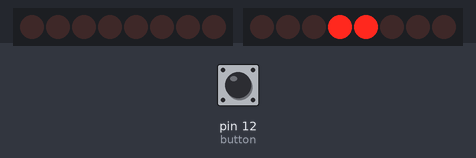
Bench run of a sketch on a simulated Arduino Uno, built with avr-gcc and run on an emulated ATmega328P. On the bench: 2 × 8 shift-register outputs drawn as a row of LEDs (first output left, lit = HIGH). Wiring (inferred from the names in the program): 2 × shift register (74HC595): data pin 3, shift clock pin 2, latch pin 7 / data pin 6, shift clock pin 5, latch pin 4. Wiring (inferred from the signals the program sends): 2 × row of LEDs: on Q0, Q1, Q2, Q3, Q4, Q5, Q6, Q7 / on Q0, Q1, Q2, Q3, Q4, Q5, Q6, Q7. The test bench sets the inputs (shaded band); at power-on: pin 12 (button) HIGH.

Above: at 1.25 s.
1.3 s: pin 12 (button) pulled LOW for 0.15 s
At 1.63 s:
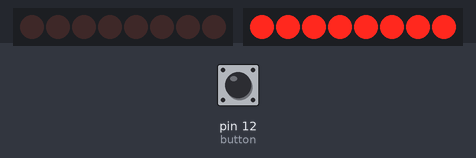
3.3 s: pin 12 (button) pulled LOW for 3.2 s
At 3.46 s:
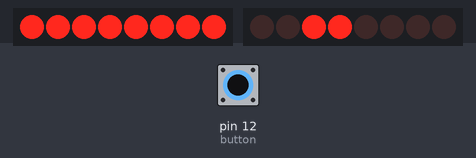
8.0 s: pin 12 (button) pulled LOW for 1 s
At 8.65 s:
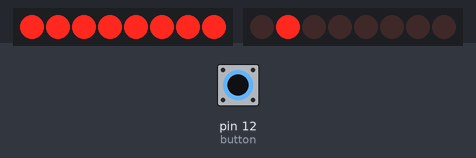
12.0 s: pin 12 (button) pulled LOW for 0.15 s
At 12.12 s:
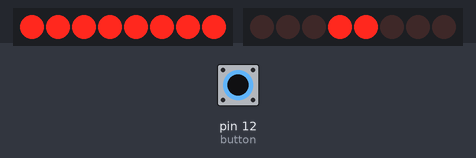
14.0 s: pin 12 (button) pulled LOW for 1 s
At 14.73 s:
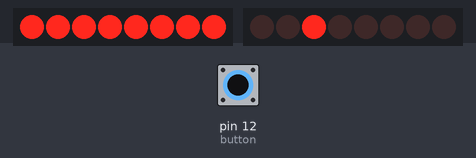
16.5 s: pin 12 (button) pulsed LOW 5 times (0.12 s each, 0.3 s apart)
At 17.89 s:
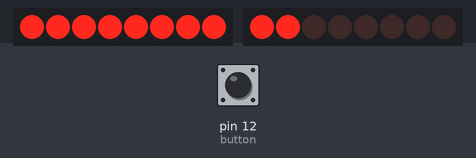
Timing chart, 0 to 20.5 s (numbered marks = the images above; inputs shaded):
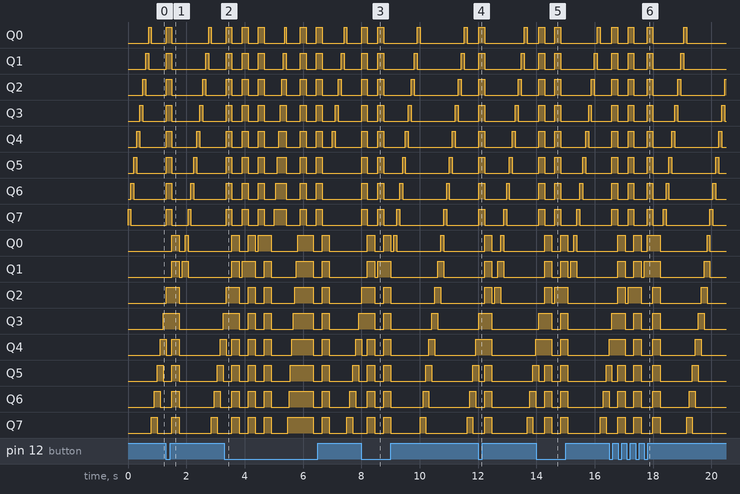

The sketch:

sketch_jun12a.ino
```cpp
#define shift_data 3
#define shift_clk 2
#define st_reg_clk 4
#define shift_data_2 6
#define shift_clk_2  5
#define st_reg_clk_2 7
#define button 12


byte leds ;
byte leds2 ;
int speed = 100;


void game_mode(int speed);
void update_Storage_register();
void chasing_led();
void winner_mode();
void lose_mode();


void setup() {
  pinMode(shift_data, OUTPUT);
  pinMode(shift_clk, OUTPUT);
  pinMode(st_reg_clk, OUTPUT);
  pinMode(shift_data_2, OUTPUT);
  pinMode(shift_clk_2, OUTPUT);
  pinMode(st_reg_clk_2, OUTPUT);
  pinMode(button, INPUT);

}

void loop() {
  game_mode(speed);

 }

void update_Storage_register(){
  shiftOut(shift_data, shift_clk, LSBFIRST, leds);
  digitalWrite(st_reg_clk, LOW);
  digitalWrite(st_reg_clk, HIGH);
  digitalWrite(st_reg_clk, LOW);
  shiftOut(shift_data_2, shift_clk_2, LSBFIRST, leds2);
  digitalWrite(st_reg_clk_2, LOW);
  digitalWrite(st_reg_clk_2, HIGH);
  digitalWrite(st_reg_clk_2, LOW);
}


void game_mode(int speed){
  leds = 0;
  leds2 = 0;
  update_Storage_register();
  for (int i = 0; i < 8; i++)  // Turn all the LEDs ON one by one.
  {
      bitSet(leds, i); // Set the bit that controls that LED in the variable 'leds'
      update_Storage_register();
      if(i != 0){
      leds &= ~(1<<(i-1));
      }
      if (digitalRead(button) == 0 && leds == 0b00000001)
      {
        winner_mode();
        speed -= 20;
      }else if(digitalRead(button) == 0 && leds != 0b00000001){
        lose_mode();
        speed = 100;
      }
      update_Storage_register();
      delay(speed);
  }
  leds = 0;
  update_Storage_register();
  for (int i = 0; i < 8; i++)  // Turn all the LEDs ON one by one.
  {
      bitSet(leds2, i); // Set the bit that controls that LED in the variable 'leds'
      update_Storage_register();
      if(i != 0){
      leds2 &= ~(1<<(i-1));
      }
      if(digitalRead(button) == 0 && leds2 != 0b00000001){
        lose_mode();
        speed = 100;
      }
      update_Storage_register();
      delay(speed);
  }
}

void winner_mode(){
  leds = 0;
  leds2 = 0;
  update_Storage_register();
  for (int i = 0; i < 8; i++)  // Turn all the LEDs ON one by one.
  {
      bitSet(leds, i); // Set the bit that controls that LED in the variable 'leds'
      update_Storage_register();
      delay(50);
  }
  leds = 0;
  update_Storage_register();
  for (int i = 0; i < 8; i++)  // Turn all the LEDs ON one by one.
  {
      bitSet(leds2, i); // Set the bit that controls that LED in the variable 'leds'
      update_Storage_register();
      delay(50);
  }
}

void lose_mode(){
    leds = 0xFF;
    leds2 = 0xFF;
    update_Storage_register();
    delay(200);
    leds = 0x00;
    leds2 = 0x00;
    update_Storage_register();
     delay(250);
}
```
